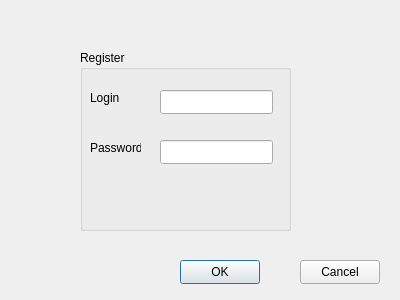
<?xml version="1.0" encoding="UTF-8"?>
<ui version="4.0">
 <class>Register</class>
 <widget class="QDialog" name="Register">
  <property name="geometry">
   <rect>
    <x>0</x>
    <y>0</y>
    <width>400</width>
    <height>300</height>
   </rect>
  </property>
  <property name="windowTitle">
   <string>Finance module</string>
  </property>
  <property name="modal">
   <bool>true</bool>
  </property>
  <widget class="QGroupBox" name="groupBox">
   <property name="geometry">
    <rect>
     <x>80</x>
     <y>50</y>
     <width>211</width>
     <height>181</height>
    </rect>
   </property>
   <property name="title">
    <string>Register</string>
   </property>
   <widget class="QLineEdit" name="reg_username_lineEdit">
    <property name="geometry">
     <rect>
      <x>80</x>
      <y>40</y>
      <width>113</width>
      <height>24</height>
     </rect>
    </property>
   </widget>
   <widget class="QLineEdit" name="reg_password_lineEdit">
    <property name="geometry">
     <rect>
      <x>80</x>
      <y>90</y>
      <width>113</width>
      <height>24</height>
     </rect>
    </property>
    <property name="echoMode">
     <enum>QLineEdit::Password</enum>
    </property>
   </widget>
   <widget class="QLabel" name="reg_username_label">
    <property name="geometry">
     <rect>
      <x>10</x>
      <y>40</y>
      <width>61</width>
      <height>16</height>
     </rect>
    </property>
    <property name="text">
     <string>Login</string>
    </property>
   </widget>
   <widget class="QLabel" name="reg_password_label">
    <property name="geometry">
     <rect>
      <x>10</x>
      <y>90</y>
      <width>51</width>
      <height>16</height>
     </rect>
    </property>
    <property name="text">
     <string>Password</string>
    </property>
   </widget>
  </widget>
  <widget class="QPushButton" name="reg_ok_button">
   <property name="geometry">
    <rect>
     <x>180</x>
     <y>260</y>
     <width>80</width>
     <height>24</height>
    </rect>
   </property>
   <property name="text">
    <string>OK</string>
   </property>
  </widget>
  <widget class="QPushButton" name="reg_cancel_button">
   <property name="geometry">
    <rect>
     <x>300</x>
     <y>260</y>
     <width>80</width>
     <height>24</height>
    </rect>
   </property>
   <property name="text">
    <string>Cancel</string>
   </property>
  </widget>
 </widget>
 <resources/>
 <connections/>
</ui>
